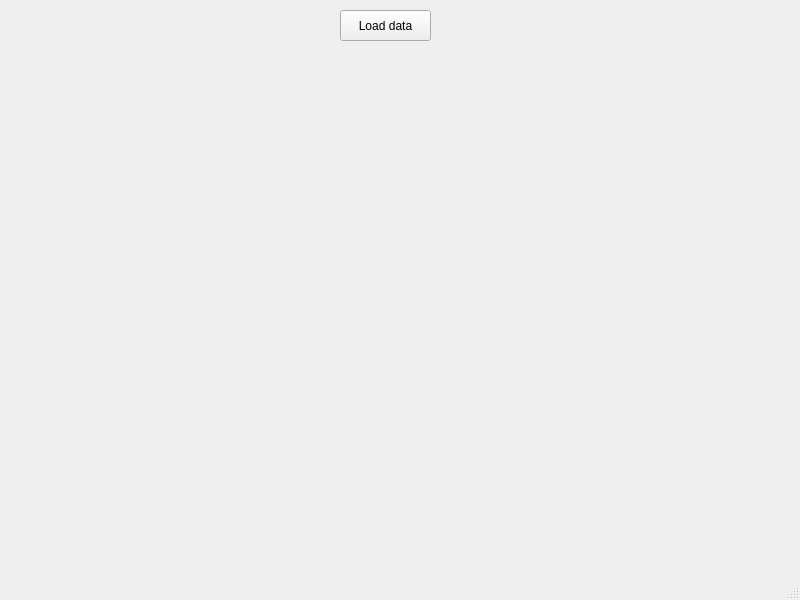
<?xml version="1.0" encoding="UTF-8"?>
<ui version="4.0">
 <class>MainWindow</class>
 <widget class="QMainWindow" name="MainWindow">
  <property name="geometry">
   <rect>
    <x>0</x>
    <y>0</y>
    <width>800</width>
    <height>600</height>
   </rect>
  </property>
  <property name="windowTitle">
   <string>MainWindow</string>
  </property>
  <widget class="QWidget" name="centralwidget">
   <widget class="QPushButton" name="pushButton">
    <property name="geometry">
     <rect>
      <x>340</x>
      <y>10</y>
      <width>91</width>
      <height>31</height>
     </rect>
    </property>
    <property name="text">
     <string>Load data</string>
    </property>
   </widget>
  </widget>
  <widget class="QStatusBar" name="statusbar"/>
  <action name="actionLoad_data">
   <property name="text">
    <string>Load data</string>
   </property>
  </action>
  <action name="actionSave_data">
   <property name="text">
    <string>Save data</string>
   </property>
  </action>
 </widget>
 <resources/>
 <connections/>
</ui>
